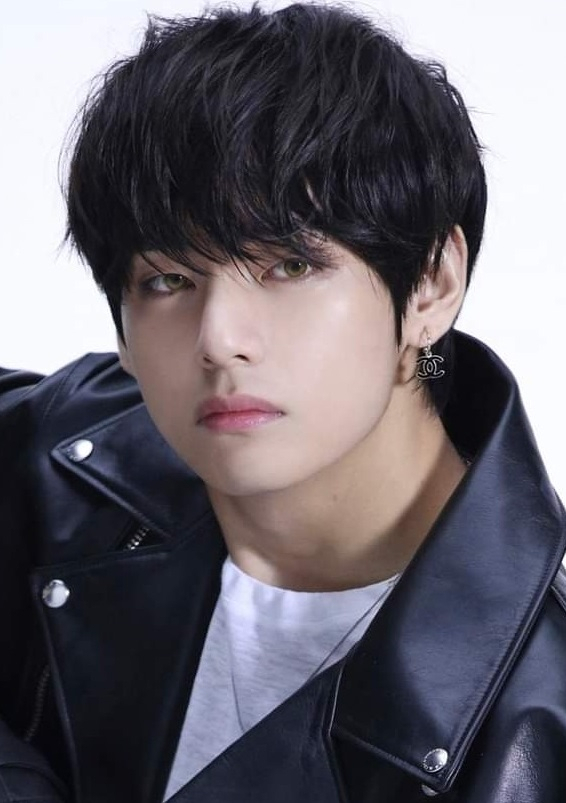
#> input picture input image.png, 566 x 803 px
$ python SketchFilter.py
#> lines starting #> are read from the running program, lines starting #| are printed output that depends on the picture
import numpy as np
import tkinter
from tkinter.filedialog import askopenfilename
import cv2

DELTA = 0
KSIZE = 5

tkinter.Tk().withdraw()
filename = askopenfilename(title='Select input a Image')
#> the answer given: input image.png
im = cv2.imread(filename, 0)
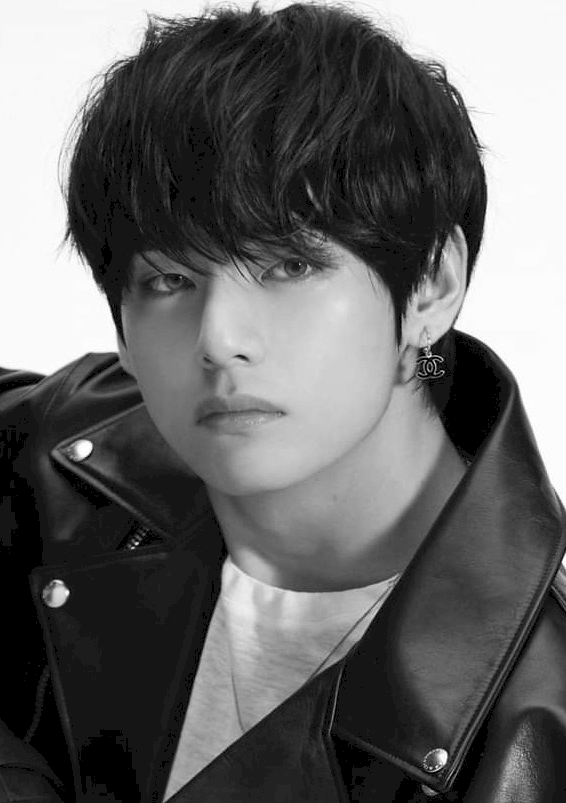
#> im: shape (803, 566); min 0, max 255, mean 103.1
width = im.shape[1]
#> width = 566
height = im.shape[0]
#> height = 803

#> (the run stopped early here; a loop or call above may not have finished)
